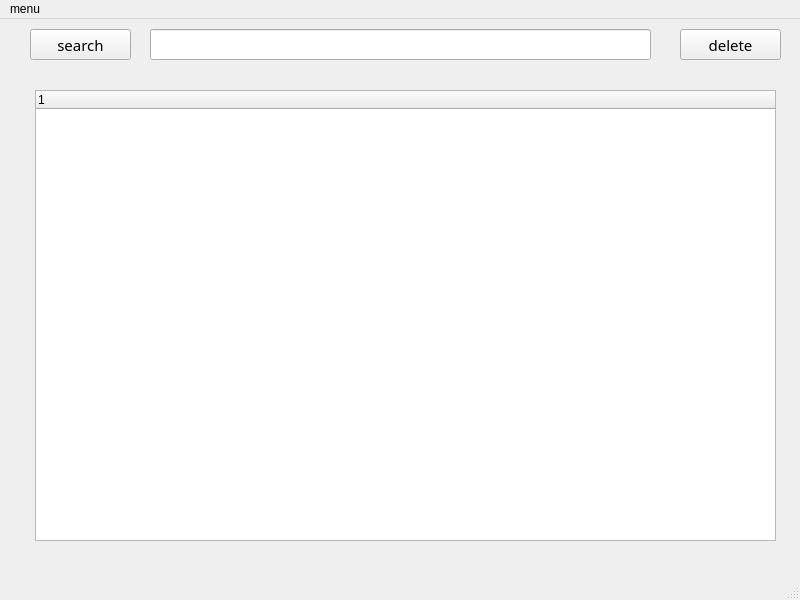
<?xml version="1.0" encoding="UTF-8"?>
<ui version="4.0">
 <class>mainWindow</class>
 <widget class="QMainWindow" name="mainWindow">
  <property name="geometry">
   <rect>
    <x>0</x>
    <y>0</y>
    <width>800</width>
    <height>600</height>
   </rect>
  </property>
  <property name="windowTitle">
   <string>admin</string>
  </property>
  <widget class="QWidget" name="centralwidget">
   <widget class="QLabel" name="label">
    <property name="geometry">
     <rect>
      <x>50</x>
      <y>100</y>
      <width>55</width>
      <height>16</height>
     </rect>
    </property>
    <property name="text">
     <string/>
    </property>
   </widget>
   <widget class="QLineEdit" name="le_search">
    <property name="geometry">
     <rect>
      <x>150</x>
      <y>10</y>
      <width>501</width>
      <height>31</height>
     </rect>
    </property>
   </widget>
   <widget class="QPushButton" name="btn_search">
    <property name="geometry">
     <rect>
      <x>30</x>
      <y>10</y>
      <width>101</width>
      <height>31</height>
     </rect>
    </property>
    <property name="font">
     <font>
      <family>Lucida Calligraphy</family>
      <pointsize>11</pointsize>
      <italic>false</italic>
     </font>
    </property>
    <property name="text">
     <string>search</string>
    </property>
   </widget>
   <widget class="QPushButton" name="btn_delete">
    <property name="geometry">
     <rect>
      <x>680</x>
      <y>10</y>
      <width>101</width>
      <height>31</height>
     </rect>
    </property>
    <property name="font">
     <font>
      <family>Lucida Calligraphy</family>
      <pointsize>11</pointsize>
     </font>
    </property>
    <property name="text">
     <string>delete</string>
    </property>
   </widget>
   <widget class="QTreeWidget" name="tree_list">
    <property name="geometry">
     <rect>
      <x>35</x>
      <y>71</y>
      <width>741</width>
      <height>451</height>
     </rect>
    </property>
    <column>
     <property name="text">
      <string notr="true">1</string>
     </property>
    </column>
   </widget>
  </widget>
  <widget class="QMenuBar" name="menubar">
   <property name="geometry">
    <rect>
     <x>0</x>
     <y>0</y>
     <width>800</width>
     <height>26</height>
    </rect>
   </property>
   <widget class="QMenu" name="menu">
    <property name="title">
     <string>menu</string>
    </property>
    <addaction name="ac_add"/>
    <addaction name="ac_edit"/>
    <addaction name="ac_logout"/>
    <addaction name="ac_search"/>
   </widget>
   <addaction name="menu"/>
  </widget>
  <widget class="QStatusBar" name="statusbar"/>
  <action name="ac_add">
   <property name="text">
    <string>add</string>
   </property>
  </action>
  <action name="delet">
   <property name="text">
    <string>delet</string>
   </property>
  </action>
  <action name="ac_edit">
   <property name="text">
    <string>edit</string>
   </property>
  </action>
  <action name="ac_logout">
   <property name="text">
    <string>log out</string>
   </property>
  </action>
  <action name="ac_search">
   <property name="text">
    <string>search</string>
   </property>
  </action>
 </widget>
 <resources/>
 <connections/>
</ui>
